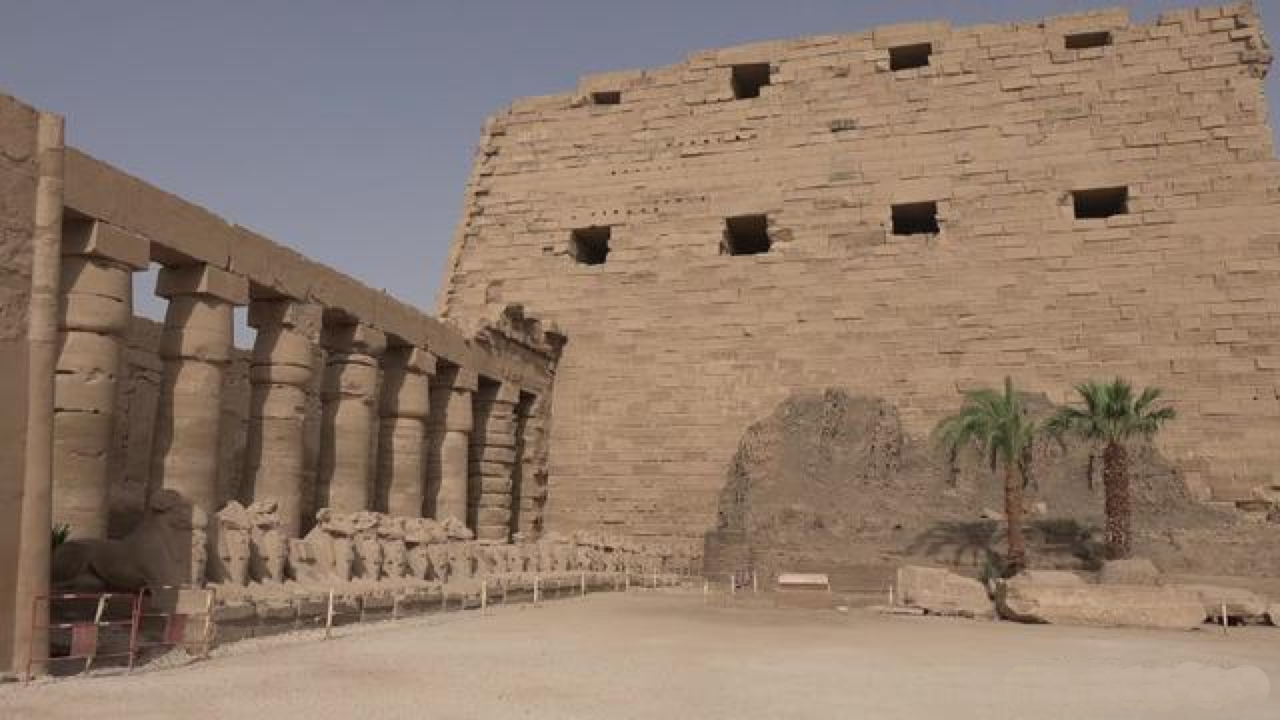
#> input picture 006_course_documents/computer_vision/week3_4_5/week4/project_1/good_works/第19组 王国清 谈笑/╡┌╥╗╕÷╧ε─┐/1.JPG, 1280 x 720 px, found by its file name
$ python Image_Stitching.py
#> lines starting #> are read from the running program, lines starting #| are printed output that depends on the picture
#> in main, img1 is the input picture: shape (720, 1280, 3); mean B, G, R 107.6, 123.3, 144.3
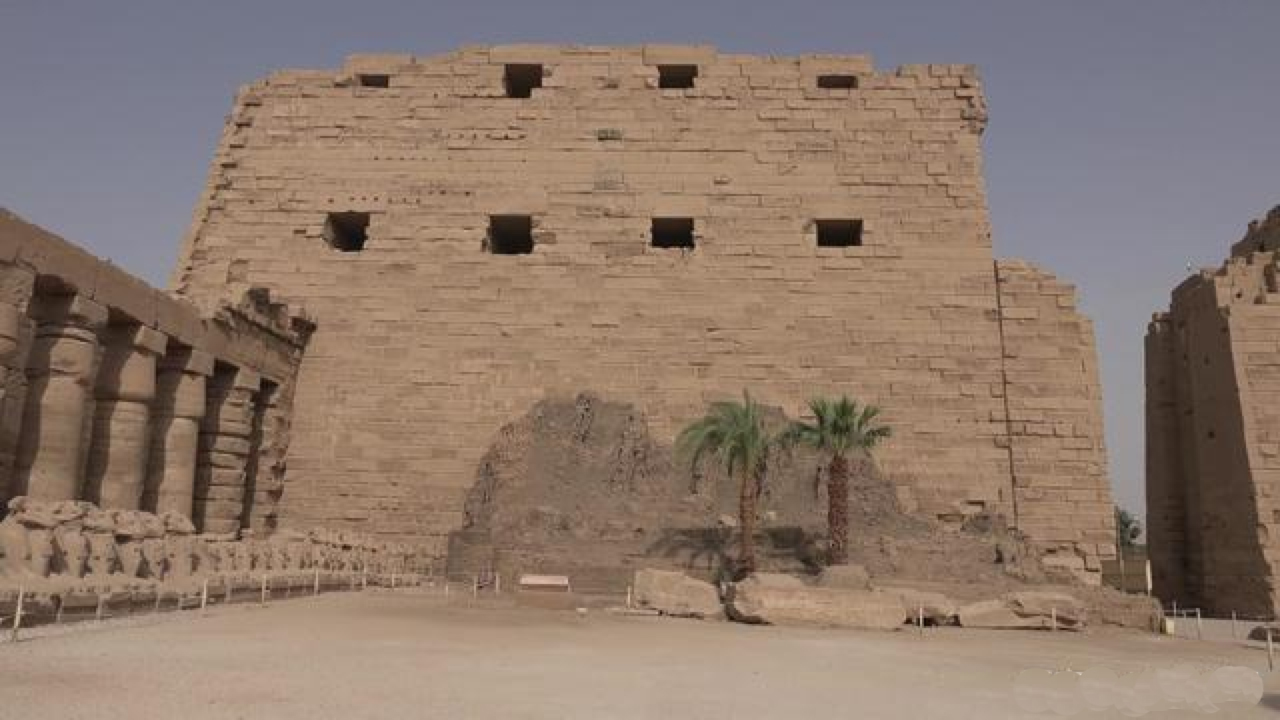
#> input picture 006_course_documents/computer_vision/week3_4_5/week4/project_1/good_works/第19组 王国清 谈笑/╡┌╥╗╕÷╧ε─┐/2.jpg, 1280 x 720 px
#> in main, img2 is the input picture: shape (720, 1280, 3); mean B, G, R 108.3, 121.2, 141.1
import numpy as np
import cv2


class Image_Stitching():
    def __init__(self):
        self.ratio = 0.85
        self.min_match = 10
        self.sift = cv2.xfeatures2d.SIFT_create()
        self.smoothing_window_size = 100

    # 获取单应性矩阵
    def registration(self, img1, img2):

        # 分别获取两张图的关键点kp1，kp2以及是描述子des1，des1
        kp1, des1 = self.sift.detectAndCompute(img1, None)
#> kp1 = 2949 keypoints; strongest (x, y, size): (592, 246, 25.3), (915, 219, 26.8), (749, 81, 24), (1225, 620, 2.9)
        kp2, des2 = self.sift.detectAndCompute(img2, None)
#> kp2 = 2587 keypoints; strongest (x, y, size): (511, 236, 29.2), (673, 234, 25.3), (348, 231, 26.8), (839, 234, 24.4)

        # 匹配，可用BFmatcher以及FlannBasedMatcher两种方法,面对大数据集时快速最近邻搜索包（FLANN）的效果要好于 BFMatcher
        FLANN_INDEX_KDTREE = 0
        index_params = dict(algorithm=FLANN_INDEX_KDTREE, trees=5)
        search_params = dict(checks=50)
        flann = cv2.FlannBasedMatcher(index_params, search_params)
        raw_matches = flann.knnMatch(des1, des2, k=2)
#> raw_matches = 2949 matches

        good_points = []  # 用于生成单应性矩阵
        good_matches = []  # 用于画线
        for m1, m2 in raw_matches:
            if m1.distance < self.ratio * m2.distance:
                good_points.append((m1.trainIdx, m1.queryIdx))
                good_matches.append([m1])
#> after the loop, good_matches = 880 matches; good_points = 880 pairs, first value 1 to 2586, second value 28 to 2947

        # 画线
        img3 = cv2.drawMatchesKnn(img1, kp1, img2, kp2, good_matches, None, flags=0)
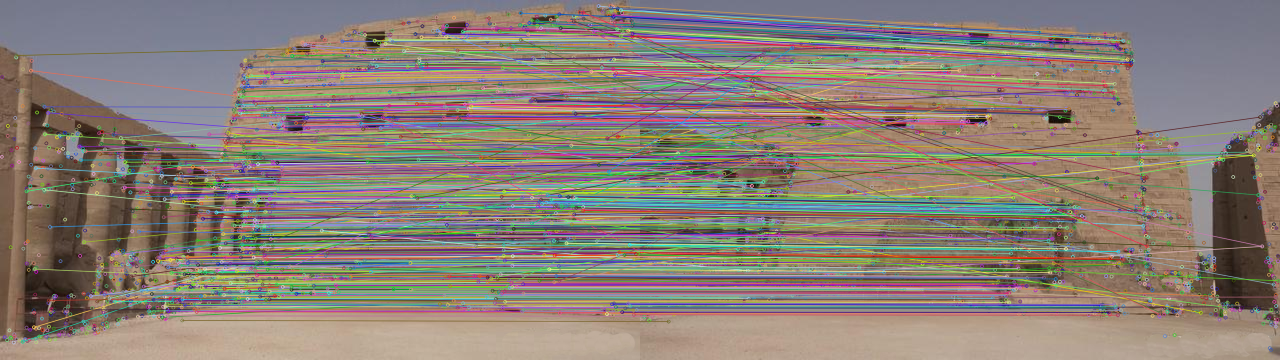
#> img3: shape (720, 2560, 3) (shown at 1/2 size); mean B, G, R 118.6, 127.3, 138.7

        # 输出图
        cv2.imwrite('matching.jpg', img3)

        # 如果确定可以拼合，获取单应性矩阵
        if len(good_points) > self.min_match:
            image1_kp = np.float32(
                [kp1[i].pt for (_, i) in good_points])
#> image1_kp = 880 pairs, first value 32.23 to 1276.2, second value 10.93 to 683.1
            image2_kp = np.float32(
                [kp2[i].pt for (i, _) in good_points])
#> image2_kp = 880 pairs, first value 5.54 to 1276.2, second value 53.4 to 642.6
            H, status = cv2.findHomography(image2_kp, image1_kp, cv2.RANSAC, 5.0)
#> H = [[0.737, 0.0547, 280.2], [-0.126, 0.892, 65.83], [-0.000205, 4.77e-07, 1]]; status = 880 values, max 1 at index 57, min 0 at index 0, mean 0.777

        return H

    # 定义mask矩阵，用于图像的平滑处理
    def create_mask(self, img1, img2, version):

        # 定义最终图的最大尺寸
        height_img1 = img1.shape[0]
        width_img1 = img1.shape[1]
        width_img2 = img2.shape[1]
        height_panorama = height_img1
        width_panorama = width_img1 + width_img2

        # 区分左右图，按照窗口尺寸进行平滑处理
        barrier = img1.shape[1] - self.smoothing_window_size
        mask = np.zeros((height_panorama, width_panorama))
        if version == 'left_image':
            mask[:, barrier:width_img1] = np.tile(np.linspace(1, 0, self.smoothing_window_size).T, (height_panorama, 1))
            mask[:, :barrier] = 1
        else:
            mask[:, barrier:width_img1] = np.tile(np.linspace(0, 1, self.smoothing_window_size).T, (height_panorama, 1))
            mask[:, width_img1:] = 1

        return cv2.merge([mask, mask, mask])

    # 拼图
    def blending(self, img1, img2):

        # 获取单应性矩阵
        H = self.registration(img1, img2)

        # 定义最终尺寸
        height_img1 = img1.shape[0]
#> height_img1 = 720
        width_img1 = img1.shape[1]
#> width_img1 = 1280
        width_img2 = img2.shape[1]
#> width_img2 = 1280
        height_panorama = height_img1
#> height_panorama = 720
        width_panorama = width_img1 + width_img2
#> width_panorama = 2560

        # 对左边图像进行平滑处理
        panorama1 = np.zeros((height_panorama, width_panorama, 3))
        mask1 = self.create_mask(img1, img2, version='left_image')
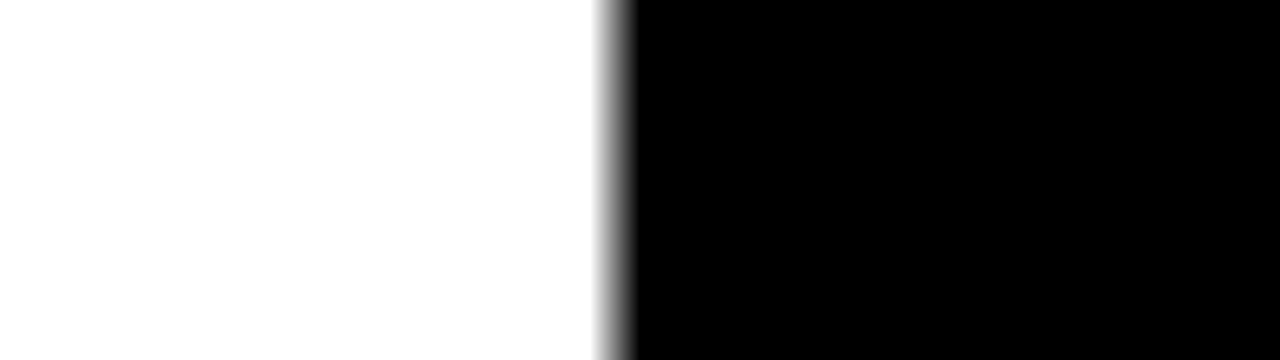
#> mask1: shape (720, 2560, 3) float64 (shown at 1/2 size); min 0, max 1, mean 0.48
        panorama1[0:img1.shape[0], 0:img1.shape[1], :] = img1
        panorama1 *= mask1

        # 对右边图像进行变换，并对变换后的图像进行平滑处理
        mask2 = self.create_mask(img1, img2, version='right_image')
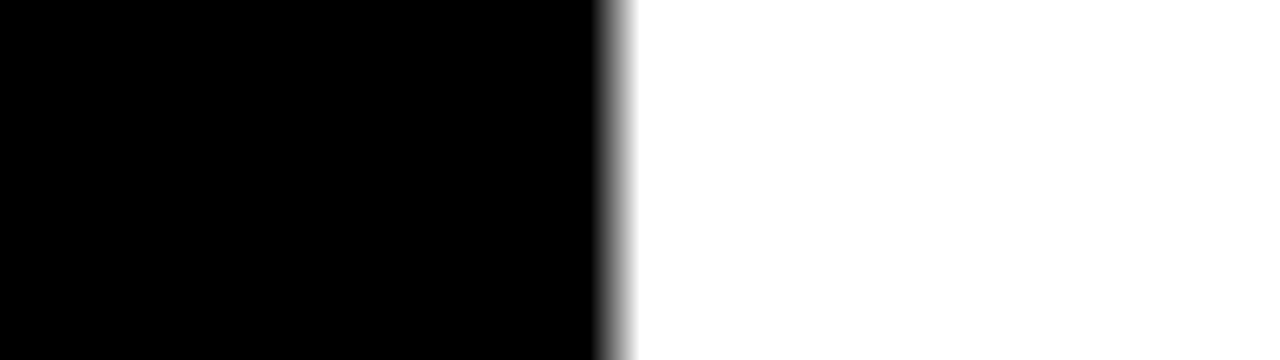
#> mask2: shape (720, 2560, 3) float64 (shown at 1/2 size); min 0, max 1, mean 0.52
        panorama2 = cv2.warpPerspective(img2, H, (width_panorama, height_panorama)) * mask2
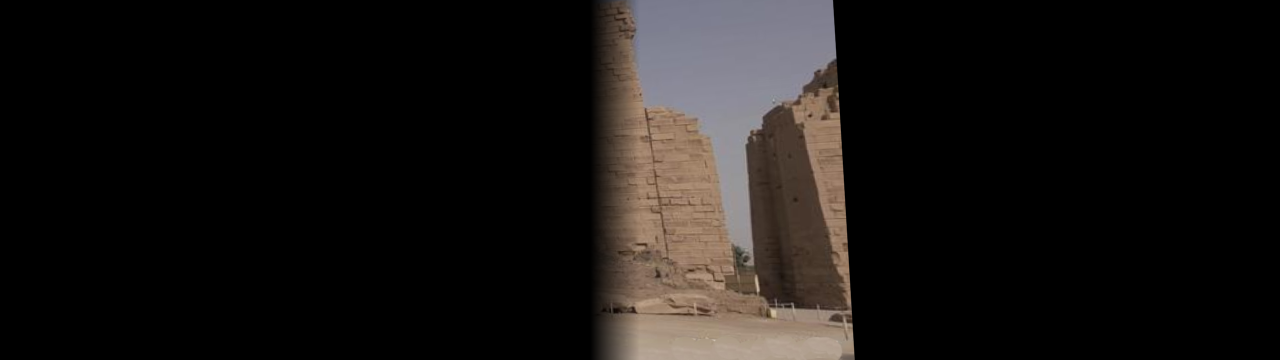
#> panorama2: shape (720, 2560, 3) float64 (shown at 1/2 size); mean B, G, R 19.2, 20.7, 23.6

        # 叠加到左边图像
        result = panorama1 + panorama2
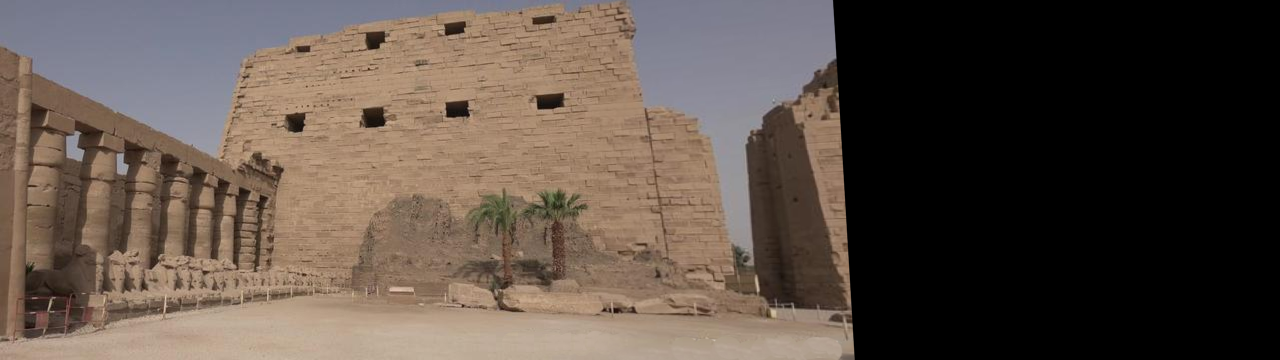
#> result: shape (720, 2560, 3) float64 (shown at 1/2 size); mean B, G, R 70.9, 79.8, 92.8

        # 最大限度地去掉黑边
        rows, cols = np.where(result[:, :, 0] != 0)
        min_row, max_row = min(rows), max(rows)
#> min_row = 0; max_row = 719
        min_col, max_col = min(cols), max(cols)
#> min_col = 0; max_col = 1709
        final_result = result[min_row:max_row, min_col:max_col, :]
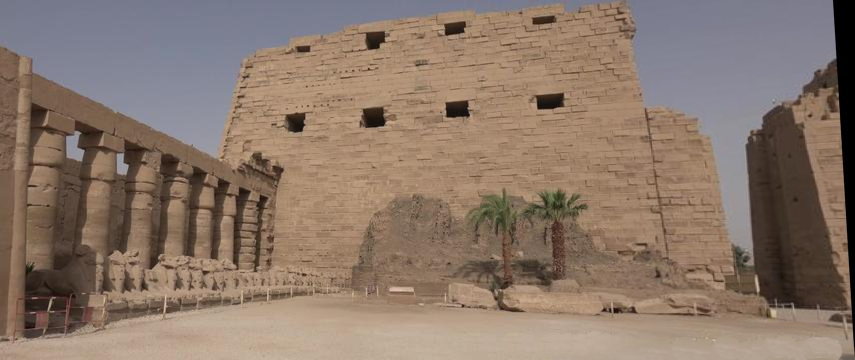
#> final_result: shape (719, 1709, 3) float64 (shown at 1/2 size); mean B, G, R 106.1, 119.5, 138.9

        return final_result


def main(argv1, argv2):
    img1 = cv2.imread(argv1)
    img2 = cv2.imread(argv2)
    final = Image_Stitching()
    final = final.blending(img1, img2)
    cv2.imwrite('panorama.jpg', final)


if __name__ == '__main__':
    try:
        main('1.jpg', '2.jpg')
    except IndexError:
        print("请输入两张图片的来源 ")
        print(
            "例如：'/Users/linrl3/Desktop/picture/p1.jpg' '/Users/linrl3/Desktop/picture/p2.jpg'")
